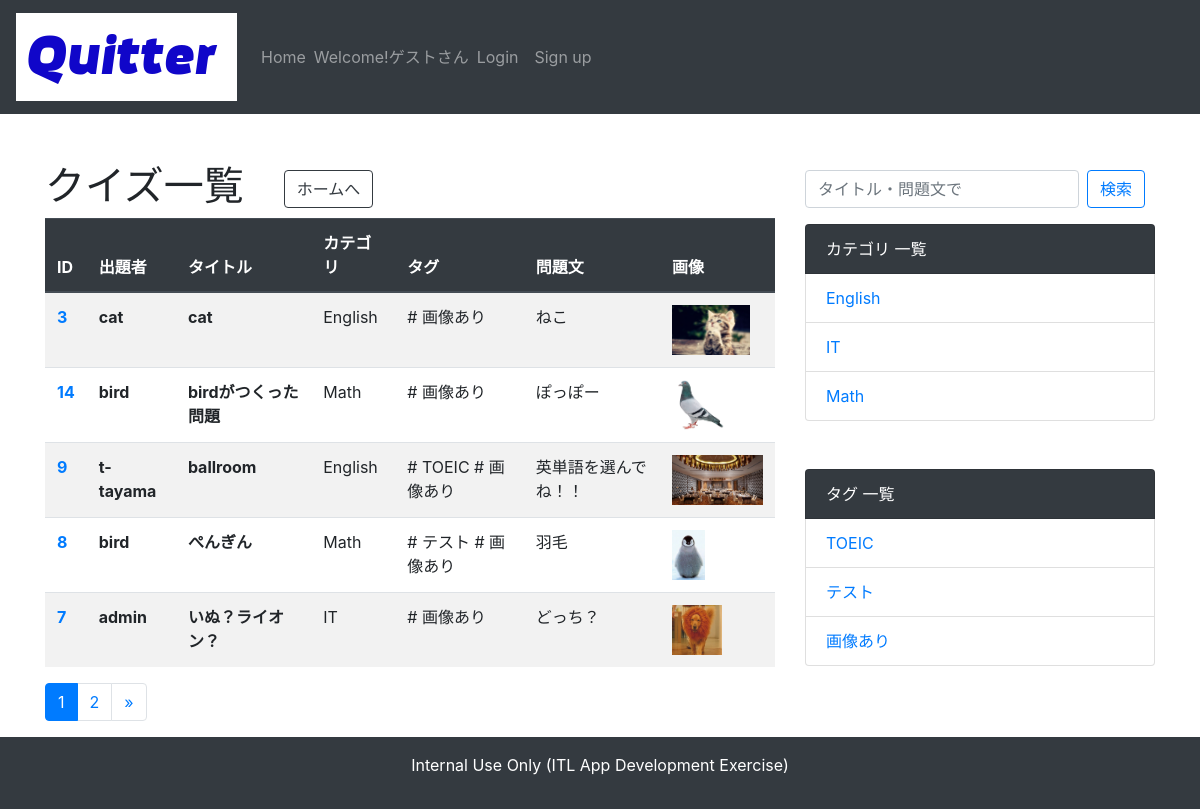
/quiz/list/, run on the app's committed database.
### quiz/models.py (models this page shows, shortened)
class Quiz(models.Model):
    QUIZ_CHOICES = (
        ('a', 'a'), ('b', 'b'), ('c', 'c'), ('d', 'd')
        )
    author = models.ForeignKey(User,verbose_name='作成者',on_delete=models.CASCADE)
    title = models.CharField('タイトル', max_length=255)
    text = models.TextField('問題文')
    image = models.ImageField('画像', upload_to='img', blank=True, null=True)
    category = models.ForeignKey(Category, verbose_name='カテゴリ', blank=True, on_delete=models.PROTECT)
    tag = models.ManyToManyField(Tag, verbose_name='タグ', blank=True)
    choice_a = models.CharField('選択肢a', max_length=255)
    choice_b = models.CharField('選択肢b', max_length=255)
    choice_c = models.CharField('選択肢c', max_length=255)
    choice_d = models.CharField('選択肢d', max_length=255)
    correct_answer = models.CharField('正解', choices=QUIZ_CHOICES, max_length=1)
    explanation = models.TextField('解説', blank=True)
    created_at = models.DateTimeField('問題更新日', default=timezone.now)

class Category(models.Model):
    name = models.CharField('カテゴリ名', max_length=255)
    def __str__(self):
        return self.name

class Tag(models.Model):
    name = models.CharField('タグ名', max_length=255)
    def __str__(self):
        return self.name

### account/models.py (models this page shows)
class User(AbstractUser):
    pass

### quiz/views.py (the view)
# urls.py: path('list/', views.QuizListView.as_view(), name='list'),
class QuizListView(ListView):
    model = Quiz
    context_object_name = 'quiz_list'
    template_name = 'quiz/list.html'
    ordering = ['-created_at']
    paginate_by = 5
    def get_queryset(self):
        queryset = Quiz.objects.order_by('-created_at')
        keyword = self.request.GET.get('keyword') # inputタグのname="keyword"が対応
        if keyword:
            queryset = queryset.filter(
                Q(title__icontains=keyword)|Q(text__icontains=keyword)
            )
        return queryset

### quiz/context_processors.py (called while the page is built)
def common(request):
    context = {
        'category_list':Category.objects.all(),
        'tag_list':Tag.objects.all()
    }
    return context

### quiz/templatetags/mytag.py (called while the page is built)
@register.simple_tag
def url_replace(request, field, value):
    url_dict = request.GET.copy()
    url_dict[field] = value
    return url_dict.urlencode()

### templates/quiz/list.html
{% extends 'base.html' %}
{% load static %}
{% block content %}
<h1>クイズ一覧　<a href="{% url 'quiz:index' %}"><button type="button" class="btn btn-outline-dark">ホームへ</button></a></h1>
<table class="table table-striped">
    <thead class="thead-dark">
        <tr>
            <th>ID</th>
            <th>出題者</th>
            <th>タイトル</th>
            <th>カテゴリ</th>
            <th>タグ</th>
            <th>問題文</th>
            <th>画像</th>
        </tr>
    </thead>
    <tbody>
        {% for quiz in quiz_list %}
        <tr>
            <th scope="row"><a href="{% url 'quiz:detail' quiz.pk %}">{{ quiz.pk }}</a></th>
            <th>{{ quiz.author }}</th>
            <th>{{ quiz.title }}</th>
            <td>{{ quiz.category }}</td>
            <td>{% for tag in quiz.tag.all %} # {{ tag }}{% endfor %}</td>
            <td>{{ quiz.text|linebreaksbr }}</td>
            <td>{% if quiz.image %}<img src="{{ quiz.image.url }}" height=50>{% endif %}</td>
        </tr>
        {% endfor %}
    </tbody>
</table>
{% include 'paginate.html' %}
{% endblock content %}

### templates/base.html (shortened to what this page needs)
<!doctype html>
{% load static %}
<html lang="ja">
<head>
    <link rel="stylesheet" href="https://stackpath.bootstrapcdn.com/bootstrap/4.5.0/css/bootstrap.min.css">
</head>
<body>
    <nav class="navbar navbar-expand-lg navbar-dark bg-dark">
        <a class="navbar-brand" href="{% url 'quiz:index' %}">
            <img src="{% static 'img/quitter.png' %}" alt="logo">
        </a>
        <div class="collapse navbar-collapse justify-content-end" id="navbarSupportedContent">
            <ul class="navbar-nav mr-auto">
                <li class="nav-item">
                    <a class="nav-link" href="{% url 'quiz:index' %}">Home</a>
                </li>
                {% if user.is_authenticated %}
                <li class="nav-item">
                    <span class="navbar-text">Welcome!{{ user }}</span>
                </li>
                <li class="nav-item">
                    <a class="logout nav-link" href="{% url 'account:logout' %}">Logout</a>
                </li>
                {% else %}
                <li class="nav-item">
                    <span class="navbar-text">Welcome!ゲストさん</span>
                </li>
                <li class="nav-item">
                    <a class="login nav-link" href="{% url 'account:login' %}">Login</a>
                </li>
                <li class="nav-item">
                    <a class="signup nav-link" href="{% url 'account:signup' %}">Sign up</a>
                </li>
                {% endif %}
            </ul>
        </div>
    </nav>
<div class="container mt-5">
    <div class="row">
        <div class="col-md-8">
        {% block content %}
        {% endblock content %}
        </div>
        <div class="col-md-4">
            <ul class="list-group mt-2 mb-3">
                <form class="form-inline my-2 my-lg-0" method="GET" action="{% url 'quiz:list' %}">
                    <input class="form-control mr-sm-2" type="text" placeholder="タイトル・問題文で" aria-label="Search" name="keyword">
                    <button class="btn btn-outline-primary my-2 my-sm-0" type="submit">検索</button>
                </form>
            </ul>
            <ul class="list-group mb-5">
                <li class="list-group-item bg-dark text-white">カテゴリ 一覧</li>
                {% for category in category_list %}
                    <li class="list-group-item"><a href="{% url 'quiz:category' category.pk %}">{{ category }}</a></li>
                {% endfor %}
            </ul>
            <ul class="list-group">
                <li class="list-group-item bg-dark text-white">タグ 一覧</li>
                {% for tag in tag_list %}
                    <li class="list-group-item"><a href="{% url 'quiz:tag' tag.pk %}">{{ tag }}</a></li>
                {% endfor %}
            </ul>
        </div>
    </div>
</div>
<footer class="bg-dark text-white text-center py-3">
    <p>Internal Use Only (ITL App Development Exercise)</p>
</footer>
</body>
</html>

### templates/paginate.html (shortened to what this page needs)
{% load mytag %}
<nav aria-label="Page navigation">
    <ul class="pagination">
    {% for link_page in page_obj.paginator.page_range %}
        {% if link_page == page_obj.number %}
            <li class="page-item active">
                <a class="page-link" href="?{% url_replace request 'page' link_page %}">
                    {{ link_page }}
                </a>
            </li>
        {% else %}
            <li class="page-item">
                <a class="page-link" href="?{% url_replace request 'page' link_page %}">
                    {{ link_page }}
                </a>
            </li>
        {% endif %}
    {% endfor %}
    {% if page_obj.has_next %}
        <li class="page-item">
            <a class="page-link" href="?{% url_replace request 'page' page_obj.next_page_number %}" aria-label="Next">
                <span aria-hidden="true">&raquo;</span>
            </a>
        </li>
    {% endif %}
    </ul>
</nav>

### data on the page
Quiz: pk "3", author "cat", title "cat", category "English", text "ねこ", image (picture)
Tag: name "画像あり"
Quiz: pk "14", author "bird", title "birdがつくった問題", category "Math", text "ぽっぽー", image (picture)
Quiz: pk "9", author "t-tayama", title "ballroom", category "English", text "英単語を選んでね！！", image (picture)
Tag: name "TOEIC"
Quiz: pk "8", author "bird", title "ぺんぎん", category "Math", text "羽毛", image (picture)
Tag: name "テスト"
Quiz: pk "7", author "admin", title "いぬ？ライオン？", category "IT", text "どっち？", image (picture)
Category: name "English"
Category: name "IT"
Category: name "Math"

### other printed values
{{ link_page }} "1"
{{ link_page }} "2"
